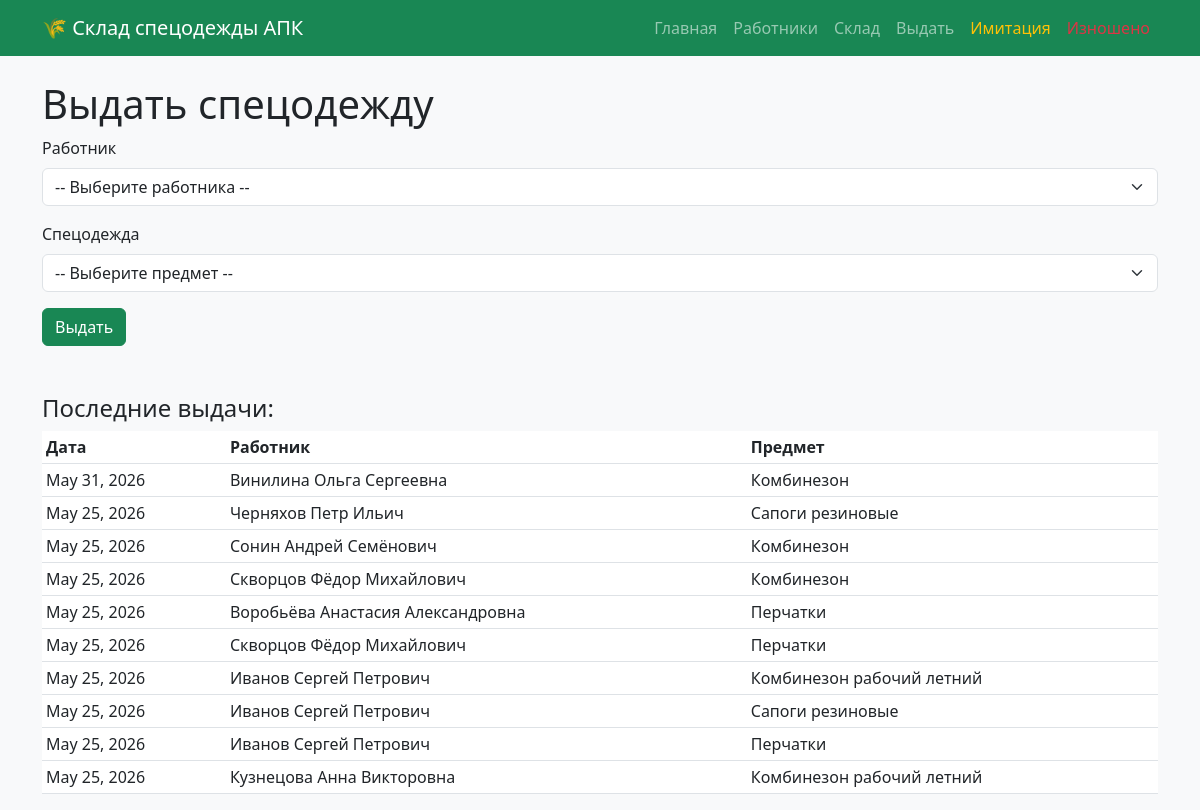
The page /issue/ on the database its author committed.
### warehouse/models.py (models this page shows, shortened)
class IssuedItem(models.Model):
    STATUSES = [
        ('issued', 'Выдана'),
        ('worn_out', 'Изношена'),
        ('written_off', 'Списана'),
    ]
    worker = models.ForeignKey(Worker, on_delete=models.CASCADE, verbose_name="Работник")
    spec_odejda = models.ForeignKey(SpecOdejda, on_delete=models.CASCADE, verbose_name="Спецодежда")
    issue_date = models.DateField(auto_now_add=True, verbose_name="Дата выдачи")
    wear_level = models.IntegerField(default=0, verbose_name="Износ (%)")
    status = models.CharField(max_length=20, choices=STATUSES, default='issued', verbose_name="Статус")
    class Meta:
        verbose_name = "Запись о выдаче"
        verbose_name_plural = "Журнал выдачи"

class Worker(models.Model):
    full_name = models.CharField(max_length=100, verbose_name="ФИО")
    position = models.CharField(max_length=100, verbose_name="Должность")
    class Meta:
        verbose_name = "Работник"
        verbose_name_plural = "Работники"

class SpecOdejda(models.Model):
    TYPES = [
        ('upper', 'Верхняя одежда'),
        ('shoes', 'Обувь'),
        ('gloves', 'Перчатки'),
        ('head', 'Головной убор'),
        ('other', 'Прочее'),
    ]
    name = models.CharField(max_length=150, verbose_name="Наименование")
    type = models.CharField(max_length=20, choices=TYPES, verbose_name="Тип")
    size = models.CharField(max_length=10, verbose_name="Размер")
    norm_days = models.IntegerField(verbose_name="Срок носки по нормативу (дней)")
    quantity_in_stock = models.IntegerField(default=0, verbose_name="Количество на складе")
    class Meta:
        verbose_name = "Единица спецодежды"
        verbose_name_plural = "Спецодежда"

### warehouse/views.py (the view, shortened to what this page needs)
# urls.py: path('issue/', views.issue_form, name='issue_form'),
def issue_form(request):
    workers = Worker.objects.all()
    items = SpecOdejda.objects.filter(quantity_in_stock__gt=0)
    recent_issues = IssuedItem.objects.all().order_by('-issue_date')[:10]
    context = {
        'workers': workers,
        'items': items,
        'recent_issues': recent_issues,
    }
    return render(request, 'warehouse/issue_form.html', context)

### warehouse/templates/warehouse/issue_form.html (shortened to what this page needs)
{% extends 'warehouse/base.html' %}
{% block content %}
<h1> Выдать спецодежду</h1>
<form method="POST">
    <div class="mb-3">
        <label class="form-label">Работник</label>
        <select name="worker_id" class="form-select" required>
            <option value="">-- Выберите работника --</option>
        </select>
    </div>
    <div class="mb-3">
        <label class="form-label">Спецодежда</label>
        <select name="item_id" class="form-select" required>
            <option value="">-- Выберите предмет --</option>
        </select>
    </div>
    <button type="submit" class="btn btn-success"> Выдать</button>
</form>
<h4 class="mt-5">Последние выдачи:</h4>
<table class="table table-sm">
    <thead>
        <tr><th>Дата</th><th>Работник</th><th>Предмет</th></tr>
    </thead>
    <tbody>
        {% for issue in recent_issues %}
        <tr>
            <td>{{ issue.issue_date }}</td>
            <td>{{ issue.worker.full_name }}</td>
            <td>{{ issue.spec_odejda.name }}</td>
        </tr>
        {% endfor %}
    </tbody>
</table>
{% endblock %}

### rows shown on the page
IssuedItem: issue_date "May 31, 2026", worker.full_name "Винилина Ольга Сергеевна", spec_odejda.name "Комбинезон"
IssuedItem: issue_date "May 25, 2026", worker.full_name "Черняхов Петр Ильич", spec_odejda.name "Сапоги резиновые"
IssuedItem: issue_date "May 25, 2026", worker.full_name "Сонин Андрей Семёнович", spec_odejda.name "Комбинезон"
IssuedItem: issue_date "May 25, 2026", worker.full_name "Скворцов Фёдор Михайлович", spec_odejda.name "Комбинезон"
IssuedItem: issue_date "May 25, 2026", worker.full_name "Воробьёва Анастасия Александровна", spec_odejda.name "Перчатки"
IssuedItem: issue_date "May 25, 2026", worker.full_name "Скворцов Фёдор Михайлович", spec_odejda.name "Перчатки"
IssuedItem: issue_date "May 25, 2026", worker.full_name "Иванов Сергей Петрович", spec_odejda.name "Комбинезон рабочий летний"
IssuedItem: issue_date "May 25, 2026", worker.full_name "Иванов Сергей Петрович", spec_odejda.name "Сапоги резиновые"
IssuedItem: issue_date "May 25, 2026", worker.full_name "Иванов Сергей Петрович", spec_odejda.name "Перчатки"
IssuedItem: issue_date "May 25, 2026", worker.full_name "Кузнецова Анна Викторовна", spec_odejda.name "Комбинезон рабочий летний"
